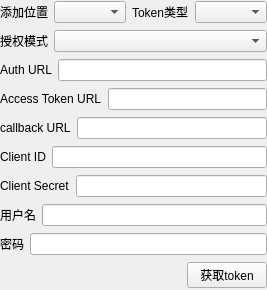
<?xml version="1.0" encoding="UTF-8"?>
<ui version="4.0">
 <class>OAuth2Form</class>
 <widget class="QWidget" name="OAuth2Form">
  <property name="geometry">
   <rect>
    <x>0</x>
    <y>0</y>
    <width>250</width>
    <height>290</height>
   </rect>
  </property>
  <property name="windowTitle">
   <string>Form</string>
  </property>
  <layout class="QVBoxLayout" name="verticalLayout">
   <property name="leftMargin">
    <number>0</number>
   </property>
   <property name="topMargin">
    <number>0</number>
   </property>
   <property name="rightMargin">
    <number>0</number>
   </property>
   <property name="bottomMargin">
    <number>0</number>
   </property>
   <item>
    <layout class="QHBoxLayout" name="horizontalLayout_6">
     <item>
      <widget class="QLabel" name="label">
       <property name="sizePolicy">
        <sizepolicy hsizetype="Fixed" vsizetype="Preferred">
         <horstretch>0</horstretch>
         <verstretch>0</verstretch>
        </sizepolicy>
       </property>
       <property name="text">
        <string>添加位置</string>
       </property>
      </widget>
     </item>
     <item>
      <widget class="QComboBox" name="locationCombo"/>
     </item>
     <item>
      <widget class="QLabel" name="label_2">
       <property name="sizePolicy">
        <sizepolicy hsizetype="Fixed" vsizetype="Preferred">
         <horstretch>0</horstretch>
         <verstretch>0</verstretch>
        </sizepolicy>
       </property>
       <property name="text">
        <string>Token类型</string>
       </property>
      </widget>
     </item>
     <item>
      <widget class="QComboBox" name="tokenTypeCombo"/>
     </item>
    </layout>
   </item>
   <item>
    <layout class="QHBoxLayout" name="horizontalLayout_8">
     <item>
      <widget class="QLabel" name="label_3">
       <property name="sizePolicy">
        <sizepolicy hsizetype="Fixed" vsizetype="Preferred">
         <horstretch>0</horstretch>
         <verstretch>0</verstretch>
        </sizepolicy>
       </property>
       <property name="text">
        <string>授权模式</string>
       </property>
      </widget>
     </item>
     <item>
      <widget class="QComboBox" name="authModelCombo"/>
     </item>
    </layout>
   </item>
   <item>
    <layout class="QHBoxLayout" name="horizontalLayout_5">
     <item>
      <widget class="QLabel" name="label_4">
       <property name="sizePolicy">
        <sizepolicy hsizetype="Fixed" vsizetype="Preferred">
         <horstretch>0</horstretch>
         <verstretch>0</verstretch>
        </sizepolicy>
       </property>
       <property name="text">
        <string>Auth URL</string>
       </property>
      </widget>
     </item>
     <item>
      <widget class="QLineEdit" name="authUrlEdit"/>
     </item>
    </layout>
   </item>
   <item>
    <layout class="QHBoxLayout" name="horizontalLayout_4">
     <item>
      <widget class="QLabel" name="label_5">
       <property name="sizePolicy">
        <sizepolicy hsizetype="Fixed" vsizetype="Preferred">
         <horstretch>0</horstretch>
         <verstretch>0</verstretch>
        </sizepolicy>
       </property>
       <property name="text">
        <string>Access Token URL</string>
       </property>
      </widget>
     </item>
     <item>
      <widget class="QLineEdit" name="tokenUrlEdit"/>
     </item>
    </layout>
   </item>
   <item>
    <layout class="QHBoxLayout" name="horizontalLayout_3">
     <item>
      <widget class="QLabel" name="label_6">
       <property name="sizePolicy">
        <sizepolicy hsizetype="Fixed" vsizetype="Preferred">
         <horstretch>0</horstretch>
         <verstretch>0</verstretch>
        </sizepolicy>
       </property>
       <property name="text">
        <string>callback URL</string>
       </property>
      </widget>
     </item>
     <item>
      <widget class="QLineEdit" name="callbackUrlEdit"/>
     </item>
    </layout>
   </item>
   <item>
    <layout class="QHBoxLayout" name="horizontalLayout_2">
     <item>
      <widget class="QLabel" name="label_7">
       <property name="sizePolicy">
        <sizepolicy hsizetype="Fixed" vsizetype="Preferred">
         <horstretch>0</horstretch>
         <verstretch>0</verstretch>
        </sizepolicy>
       </property>
       <property name="text">
        <string>Client ID</string>
       </property>
      </widget>
     </item>
     <item>
      <widget class="QLineEdit" name="clientIdEdit"/>
     </item>
    </layout>
   </item>
   <item>
    <layout class="QHBoxLayout" name="horizontalLayout">
     <item>
      <widget class="QLabel" name="label_8">
       <property name="sizePolicy">
        <sizepolicy hsizetype="Fixed" vsizetype="Preferred">
         <horstretch>0</horstretch>
         <verstretch>0</verstretch>
        </sizepolicy>
       </property>
       <property name="text">
        <string>Client Secret</string>
       </property>
      </widget>
     </item>
     <item>
      <widget class="QLineEdit" name="clientSecretEdit"/>
     </item>
    </layout>
   </item>
   <item>
    <layout class="QHBoxLayout" name="horizontalLayout_7">
     <item>
      <widget class="QLabel" name="label_9">
       <property name="sizePolicy">
        <sizepolicy hsizetype="Fixed" vsizetype="Preferred">
         <horstretch>0</horstretch>
         <verstretch>0</verstretch>
        </sizepolicy>
       </property>
       <property name="text">
        <string>用户名</string>
       </property>
      </widget>
     </item>
     <item>
      <widget class="QLineEdit" name="userNameEdit"/>
     </item>
    </layout>
   </item>
   <item>
    <layout class="QHBoxLayout" name="horizontalLayout_10">
     <item>
      <widget class="QLabel" name="label_10">
       <property name="sizePolicy">
        <sizepolicy hsizetype="Fixed" vsizetype="Preferred">
         <horstretch>0</horstretch>
         <verstretch>0</verstretch>
        </sizepolicy>
       </property>
       <property name="text">
        <string>密码</string>
       </property>
      </widget>
     </item>
     <item>
      <widget class="QLineEdit" name="passwordEdit">
       <property name="echoMode">
        <enum>QLineEdit::Password</enum>
       </property>
      </widget>
     </item>
    </layout>
   </item>
   <item>
    <layout class="QHBoxLayout" name="horizontalLayout_9">
     <item>
      <spacer name="horizontalSpacer">
       <property name="orientation">
        <enum>Qt::Orientation::Horizontal</enum>
       </property>
       <property name="sizeHint" stdset="0">
        <size>
         <width>40</width>
         <height>20</height>
        </size>
       </property>
      </spacer>
     </item>
     <item>
      <widget class="QPushButton" name="testBtn">
       <property name="text">
        <string>获取token</string>
       </property>
      </widget>
     </item>
    </layout>
   </item>
  </layout>
 </widget>
 <resources/>
 <connections/>
</ui>
